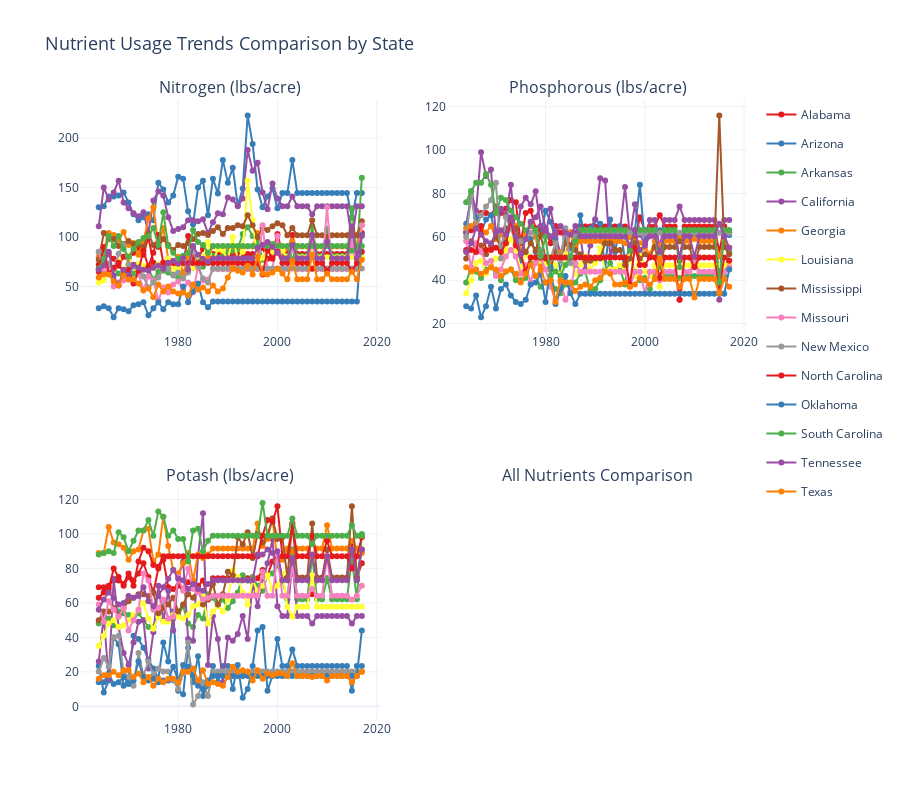

The cell this chart's notebook holds for it:
### Code cell
print("\n=== COMPARATIVE NUTRIENT ANALYSIS ===")

nutrients_summary = df_cotton.groupby('State')[['Nitrogen (Pounds/Acre)', 
                                               'Phosphorous (Pounds/Acre)', 
                                               'Potash (Pounds/Acre)']].agg(['mean', 'std']).round(2)

print("Nutrient Usage Statistics by State (lbs/acre):")
print(nutrients_summary)

fig_comparison = make_subplots(
    rows=2, cols=2,
    subplot_titles=('Nitrogen (lbs/acre)', 'Phosphorous (lbs/acre)', 
                   'Potash (lbs/acre)', 'All Nutrients Comparison'),
    specs=[[{"secondary_y": False}, {"secondary_y": False}],
           [{"secondary_y": False}, {"secondary_y": False}]]
)

states = df_cotton['State'].unique()
colors = px.colors.qualitative.Set1[:len(states)]

for i, state in enumerate(states):
    state_data = df_cotton[df_cotton['State'] == state]
    
    fig_comparison.add_trace(
        go.Scatter(x=state_data['Year'], y=state_data['Nitrogen (Pounds/Acre)'],
                  mode='lines+markers', name=state, legendgroup=state,
                  line=dict(color=colors[i % len(colors)]), showlegend=True),
        row=1, col=1
    )
    
    fig_comparison.add_trace(
        go.Scatter(x=state_data['Year'], y=state_data['Phosphorous (Pounds/Acre)'],
                  mode='lines+markers', name=state, legendgroup=state,
                  line=dict(color=colors[i % len(colors)]), showlegend=False),
        row=1, col=2
    )
    
    fig_comparison.add_trace(
        go.Scatter(x=state_data['Year'], y=state_data['Potash (Pounds/Acre)'],
                  mode='lines+markers', name=state, legendgroup=state,
                  line=dict(color=colors[i % len(colors)]), showlegend=False),
        row=2, col=1
    )

fig_comparison.update_layout(
    title_text="Nutrient Usage Trends Comparison by State",
    title_font_size=18,
    height=800,
    template='plotly_white'
)

fig_comparison.show()
